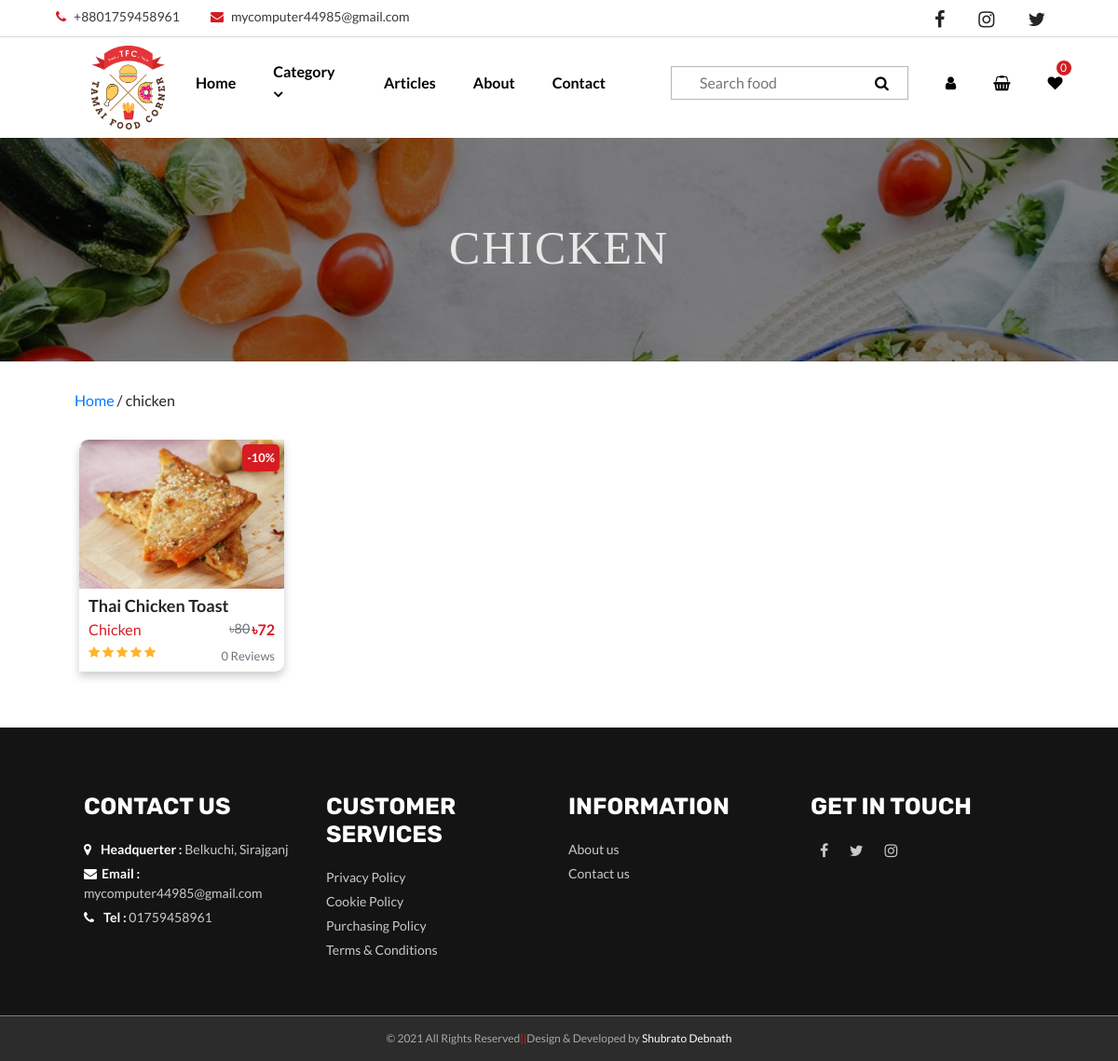
The page /search.php?category=chicken&&cat_id=8 on the database as committed earlier.
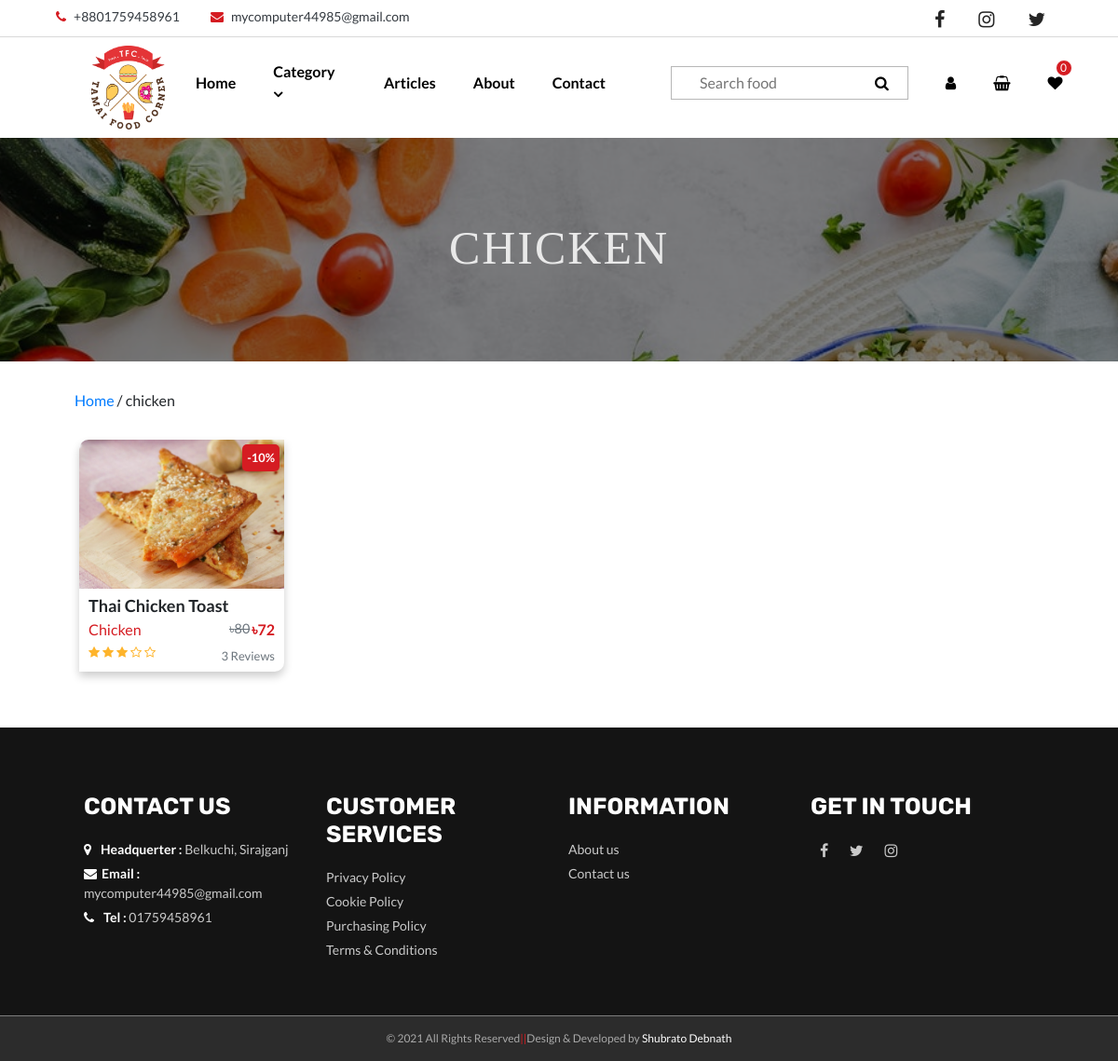
The same page on the database as committed later.
### tables this page shows
CREATE TABLE `item_info` (
  `item_id` int(20) NOT NULL,
  `item_name` varchar(150) NOT NULL,
  `item_cat_id` int(3) NOT NULL,
  `item_img` varchar(200) NOT NULL,
  `item_price` int(5) NOT NULL,
  `item_discount` int(4) NOT NULL,
  `item_rating` float NOT NULL,
  `item_t_review` int(10) NOT NULL,
  `item_info_text` varchar(1500) NOT NULL,
  `chef_name` varchar(400) NOT NULL,
  `ingredients` varchar(500) NOT NULL,
  `upload_date` date NOT NULL DEFAULT current_timestamp()
);

CREATE TABLE `catagory` (
  `cat_id` int(101) NOT NULL,
  `cat_name` varchar(50) NOT NULL,
  `cat_img` varchar(200) NOT NULL
);

### search.php (the view, shortened to what this page needs)
<?php
    if(isset($_GET['category'])){
        $cat_name = $_GET['category'];
    }
    if(isset($_GET['cat_id'])){
        $cat_id = $_GET['cat_id'];
    }
        ?>
<!DOCTYPE html>
<html lang="en">
<head>
    <?php
        include("_partial-temp/_head-link.php");
    ?>
</head>
<body>
    <?php
        include("_partial-temp/_nav.php");
    ?>
    <main>
        <div class="page-banner" style="background-image: url('resources/img/about-bg.jpg');">
            <h1 class="banner-text">
                <?php echo $cat_name; ?>
            </h1>
        </div>
        <div class="container-fluid py-5">
            <div>
                <a href="index.php">Home</a> /
                <?php echo $cat_name;?>
            </div>
            <div class="item-container mt-5">
                <?php
                    $sql = "SELECT * FROM `item_info` WHERE item_cat_id IN ($cat_id)  ORDER BY item_id DESC";
                    $result = mysqli_query($con, $sql);
                    if(mysqli_num_rows($result)>0){
                        while($row = mysqli_fetch_assoc($result)){
                        $price = $row["item_price"];
                        $discount = $row["item_discount"];
                        $disPrice = ($price * $discount)/100;
                        $disPrice = round($price - $disPrice );
                        $rating = $row["item_rating"];
                        $cat_id = $row["item_cat_id"];
                        $cat_sql = "SELECT * FROM `catagory` WHERE cat_id = '$cat_id'";
                        $cat_result = mysqli_query($con,$cat_sql);
                        if(mysqli_num_rows($cat_result)>0){
                            $cat_row = mysqli_fetch_assoc($cat_result);
                            $category = $cat_row["cat_name"];
                        }else{
                            $category = "Uncategorized";
                        };
                ?>
                    <div class="food-item">
                        <div class="item-img-div">
                            <img src="<?php echo $adRedirect."resources/img/item_img/".$row["item_img"];?>" alt="" class="item-img">
                        </div>
                        <div class="discount">
                            -<?php echo $discount?>%
                        </div>
                        <div class="item-info">
                            <div class="item-name">
                                <?php echo ucfirst(strtolower($row['item_name'])) ?>
                            </div>
                            <div class="item-pri-cat">
                                <div class="item-catagory"><?php echo @$category?></div>
                                <div class="price">
                                    <div class="del-price">৳<?php echo $price?></div>
                                    <div class="c-price">৳<?php echo @$disPrice?></div>
                                </div>
                            </div>
                        </div>
                        <div class="item-card-footer">
                            <div class="item-rate">
                                <div class="rating">
                                    <?php include($adRedirect)."_partial-temp/_item-rating.php"?>
                                </div>
                                <div class="item-review"> <?php echo $row["item_t_review"]?> Reviews</div>
                            </div>
                        </div>
                    </div>
                <?php
                        }
                    }else{
                        echo "<h1 class='text-red m-auto'>There is no item for this Category</h1>";
                    }
                ?>
            </div>
        </div>
    </main>
    <?php
        include("_partial-temp/_footer.php");
    ?>
</body>
</html>

### _partial-temp/_head-link.php (shortened to what this page needs)
 <?php
     $adRedirect ="";
 ?>
 <link rel="stylesheet" href="<?php echo $adRedirect?>vendor/css/normalize.css">
 <link rel="stylesheet" href="<?php echo $adRedirect?>vendor/css/bootstrap.min.css">
 <link rel="stylesheet" href="<?php echo $adRedirect?>vendor/css/bootstrap-grid.min.css">
 <link rel="stylesheet" href="<?php echo $adRedirect?>vendor/css/font-awesome.min.css">
<link rel="stylesheet" href="<?php echo $adRedirect?>vendor/css/owl.carousel.min.css">
<link rel="stylesheet" href="<?php echo $adRedirect?>vendor/css/owl.theme.default.min.css">
<link rel="stylesheet" href="<?php echo $adRedirect?>vendor/css/aos.css">
 <link rel="stylesheet" href="<?php echo $adRedirect?>resources/css/style.css">
 <link rel="stylesheet" href="<?php echo $adRedirect?>resources/css/responsive.css">

### _partial-temp/_nav.php (shortened to what this page needs)
<header>
    <nav>
        <div class="nav-top d-flex align-items-center">
            <div class="container">
                <div class="row">
                    <div class="col-10 nav-top-left">
                        <a href="tel: +8801759458961" class="nav-top-call text-dark"> <i class="text-red fa fa-phone" ></i> &nbsp; +8801759458961</a>
                        <a href="mailto: mycomputer44985@gmail.com " class="nav-top-mail ml-sm-5 text-dark"> <i class="text-red fa fa-envelope" ></i> &nbsp; mycomputer44985@gmail.com</a>
                    </div>
                    <div class="col-2 nav-top-right">
                        <div class="d-flex justify-content-around">
                            <a href="#"><i class=" fa fa-facebook"></i></a>
                            <a href="#"><i class=" fa fa-instagram"></i></a>
                            <a href="#"><i class=" fa fa-twitter"></i></a>
                        </div>
                    </div>
                </div>
            </div>
        </div>
        <div class="navbar">
           <div class="container-fluid">
                <div class="row w-100">
                    <div class="col-lg-1 d-flex align-items-center justify-content-center mb-4 mb-sm-0 logo-div">
                        <a href="<?php echo $adRedirect?>index.php">
                            <img src="<?php echo $adRedirect?>resources/img/logo.png" alt="TFC" title="Tamai Food Cart" id="logo">
                        </a>
                    </div>
                    <div class="col-lg-6  nav-menu-col">
                        <div class="nav-menu">
                            <ul>
                                <li><a href="<?php echo $adRedirect?>index.php" data-after="Home">Home</a></li>
                                <li class=" dropdown">
                                    <a href="#" data-after="Menu" class=" dropdown-btn">Category <i class=" fa fa-angle-down"></i>
                                    </a>
                                </li>
                                <li><a href="<?php echo $adRedirect?>index.php#our-article" data-after="Articles">Articles</a></li>
                                <li><a href="<?php echo $adRedirect?>about.php" data-after="About">About</a></li>
                                <li><a href="<?php echo $adRedirect?>contact.php" data-after="Contact">Contact</a></li>
                            </ul>
                        </div>
                    </div>
                    <div class="col-lg-5 col-md-10 col-9 nav-extra-col">
                        <div class="nav-extra">
                            <ul>
                                <li>
                                    <?php
                                        include($adRedirect."_partial-temp/_search_suggestion.php");
                                    ?>
                                </li>
                                <li title="user">
                                    <?php
                                        if(!isset($_SESSION['user_id'])){
                                            echo '
                                            <button class="preventListener user" onclick="showModal()">
                                                <i class=" fa fa-user"></i>
                                            </button>';
                                        }
                                    ?>
                                </li>
                                <li title="cart">
                                    <a href="<?php echo $adRedirect."cart.php"?>" class="cart">
                                        <i class=" fa fa-shopping-basket"></i>
                                    </a>
                                </li>
                                <li title="wishlist">
                                    <a href="<?php echo $adRedirect?>" class="wishlist">
                                        <i class=" fa fa-heart"></i>
                                        <div class="wishlist-number">0</div>
                                    </a>
                                </li>
                            </ul>
                        </div>
                    </div>
                </div>
           </div>
        </div>
    </nav>
</header>

### _partial-temp/_search_suggestion.php (shortened to what this page needs)
<form action="#" method="POST" class="searchbar">
    <div class="search-group d-flex">
        <input autocomplete="off" name="search_item" list="search_sug" type="text" placeholder="Search food" class="search-input">
        <button type="submit" name="search" class="fa fa-search search-btn">
    </div>
</form>

### _partial-temp/_item-rating.php (shortened to what this page needs)
<?php
    switch($rating){
        case 3:
            echo '
            <i class=" fa fa-star"></i>
            <i class=" fa fa-star"></i>
            <i class=" fa fa-star"></i>
            <i class=" fa fa-star-o"></i>
            <i class=" fa fa-star-o"></i>
            ';
            break;
        case 5:
            echo '
            <i class=" fa fa-star"></i>
            <i class=" fa fa-star"></i>
            <i class=" fa fa-star"></i>
            <i class=" fa fa-star"></i>
            <i class=" fa fa-star"></i>
            ';
            break;
    }
    ?>

### _partial-temp/_footer.php (shortened to what this page needs)
<footer id="footer">
    <div class="footer-body">
        <div class="container-fluid py-5">
            <div class="row pt-5">
                <div class="col-md-3 col-sm-6 col-12 p-3 mb-4 foot-contact">
                    <h1>CONTACT US</h1>
                    <p><i class=" fa fa-map-marker pr-3"></i><b>Headquerter : </b> <a href="#">Belkuchi, Sirajganj</a></p>
                    <p><i class=" fa fa-envelope pr-2"></i><b>Email : </b><a href="mailto: mycomputer44985@gmail.com" >mycomputer44985@gmail.com</a></p>
                    <p><i class=" fa fa-phone pr-3"></i><b>Tel : </b><a href="tel: 01759458961" >01759458961</a></p>
                </div>
                <div class="col-md-3 col-sm-6 col-12 p-3 mb-4">
                    <h1>Customer Services</h1>
                    <p><a href="#">Privacy Policy</a></p>
                    <p><a href="#">Cookie Policy</a></p>
                    <p><a href="#">Purchasing Policy</a></p>
                    <p><a href="#">Terms & Conditions</a></p>
                </div>
                <div class="col-md-3 col-sm-6 col-12 p-3 mb-4">
                    <h1>Information</h1>
                    <p><a href="#">About us</a></p>
                    <p><a href="#">Contact us</a></p>
                </div>
                <div class="col-md-3 col-sm-6 col-12 p-3 mb-4">
                    <h1>Get in Touch</h1>
                    <p class="social-links">
                        <a href="#"><i class=" fa fa-facebook"></i></a>
                        <a href="#"><i class=" fa fa-twitter"></i></a>
                        <a href="#"><i class=" fa  fa-instagram"></i></a>
                    </p>
                </div>
            </div>
        </div>
        <hr>
        <div class="footer-end py-4">
            <div class="container-fluid">
                <div class="row d-flex justify-content-center align-items-center">
                    &copy; 2021 All Rights Reserved <span class=" text-red"> || </span> Design & Developed by <span class="text-white" style=" cursor:pointer"> &nbsp;Shubrato Debnath</span>
                </div>
            </div>
        </div>
    </div>
</footer>

Rows that differ between the two databases and show on the page:
changed item_info "Thai Chicken Toast": item_rating 5 → 3 (drawn); item_t_review "0" → "3"
